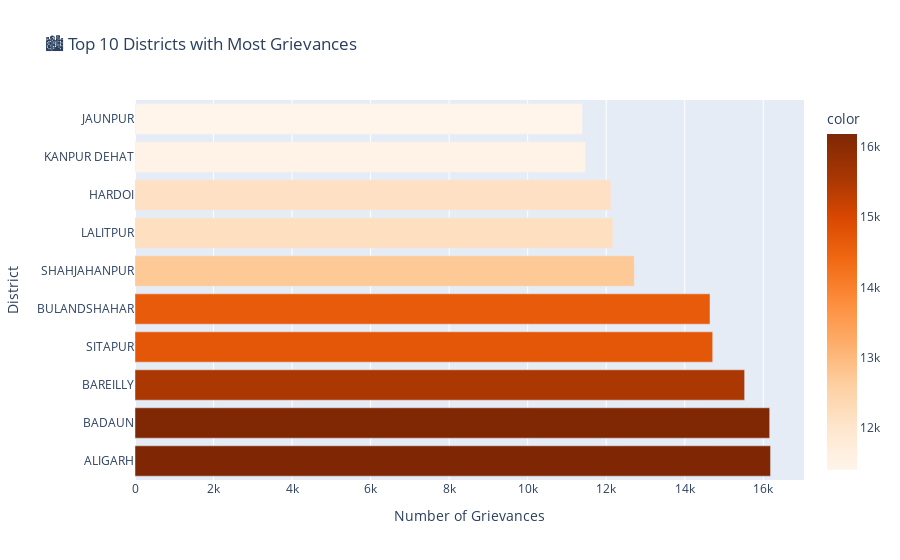
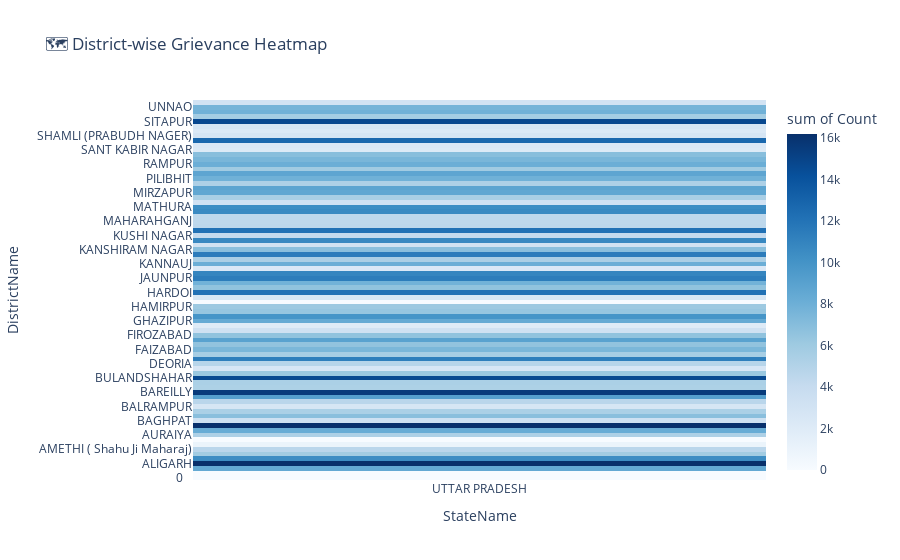
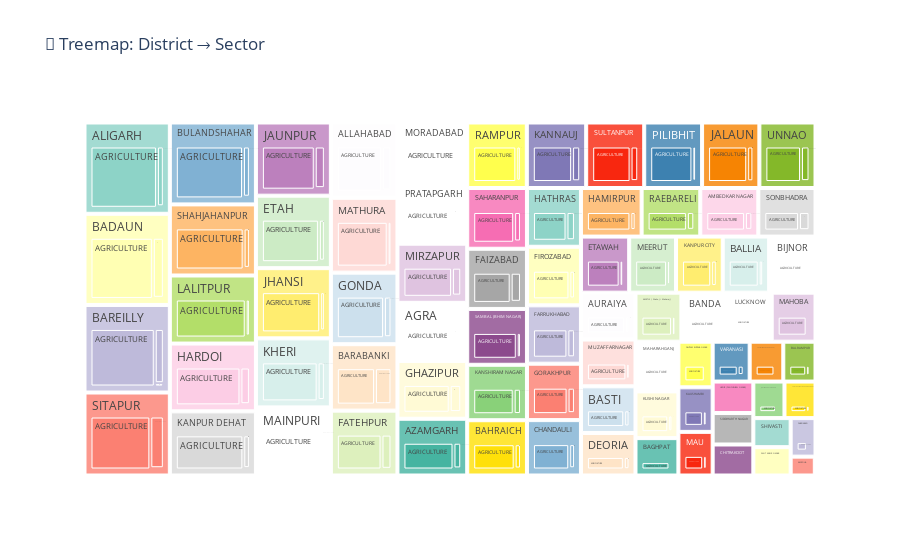

Write notebook code for charts like these, in order.
### Code cell
import pandas as pd
import plotly.express as px

# Load and clean dataset
df = pd.read_csv(r"C:\Users\vansh\Downloads\kisaan.csv")
df.drop(columns=['Season'], inplace=True, errors='ignore')
df.dropna(subset=['Sector', 'DistrictName', 'StateName'], inplace=True)

# -------------------------------------
# 1️⃣ Top 10 Districts with Most Grievances (Horizontal Bar)
# -------------------------------------
top_districts = df['DistrictName'].value_counts().nlargest(10)

fig_top_districts = px.bar(
    top_districts.sort_values(), 
    x=top_districts.values, 
    y=top_districts.index, 
    orientation='h',
    labels={'x': 'Number of Grievances', 'y': 'District'},
    title='🏙️ Top 10 Districts with Most Grievances',
    color=top_districts.values,
    color_continuous_scale='Oranges'
)

fig_top_districts.show()

# -------------------------------------
# 2️⃣ District-wise Grievance Heatmap
# -------------------------------------
district_state = df.groupby(['StateName', 'DistrictName']).size().reset_index(name='Count')

fig_heatmap = px.density_heatmap(
    district_state,
    x='StateName',
    y='DistrictName',
    z='Count',
    title='🗺️ District-wise Grievance Heatmap',
    color_continuous_scale='Blues'
)

fig_heatmap.show()

# -------------------------------------
# 3️⃣ Treemap: District → Sector
# -------------------------------------
fig_treemap = px.treemap(
    df,
    path=['DistrictName', 'Sector'],
    title='🌲 Treemap: District → Sector',
    color_discrete_sequence=px.colors.qualitative.Set3
)

fig_treemap.show()

### Figure 1 — Plotly figure (JSON) as saved in the notebook; plotly's stock layout.template omitted (floating-point values rounded to 4 significant figures)
{"data": [{"hovertemplate": "Number of Grievances=%{x}<br>District=%{y}<br>color=%{marker.color}<extra></extra>", "legendgroup": "", "marker": {"color": [16184, 16162, 15524, 14711, 14642, 12715, 12168, 12118, 11472, 11397], "coloraxis": "coloraxis", "pattern": {"shape": ""}}, "name": "", "orientation": "h", "showlegend": false, "textposition": "auto", "type": "bar", "x": [16184, 16162, 15524, 14711, 14642, 12715, 12168, 12118, 11472, 11397], "xaxis": "x", "y": ["ALIGARH", "BADAUN", "BAREILLY", "SITAPUR", "BULANDSHAHAR", "SHAHJAHANPUR", "LALITPUR", "HARDOI", "KANPUR DEHAT", "JAUNPUR"], "yaxis": "y"}], "layout": {"barmode": "relative", "coloraxis": {"colorbar": {"title": {"text": "color"}}, "colorscale": [[0, "rgb(255,245,235)"], [0.125, "rgb(254,230,206)"], [0.25, "rgb(253,208,162)"], [0.375, "rgb(253,174,107)"], [0.5, "rgb(253,141,60)"], [0.625, "rgb(241,105,19)"], [0.75, "rgb(217,72,1)"], [0.875, "rgb(166,54,3)"], [1, "rgb(127,39,4)"]]}, "legend": {"tracegroupgap": 0}, "title": {"text": "🏙️ Top 10 Districts with Most Grievances"}, "xaxis": {"anchor": "y", "domain": [0, 1], "title": {"text": "Number of Grievances"}}, "yaxis": {"anchor": "x", "domain": [0, 1], "title": {"text": "District"}}}}

### Figure 2 — Plotly figure (JSON) as saved in the notebook; plotly's stock layout.template omitted (floating-point values rounded to 4 significant figures)
{"data": [{"coloraxis": "coloraxis", "histfunc": "sum", "hovertemplate": "StateName=%{x}<br>DistrictName=%{y}<br>sum of Count=%{z}<extra></extra>", "name": "", "type": "histogram2d", "x": ["UTTAR PRADESH", "UTTAR PRADESH", "UTTAR PRADESH", "UTTAR PRADESH", "UTTAR PRADESH", "UTTAR PRADESH", "UTTAR PRADESH", "UTTAR PRADESH", "UTTAR PRADESH", "UTTAR PRADESH", "UTTAR PRADESH", "UTTAR PRADESH", "UTTAR PRADESH", "UTTAR PRADESH", "UTTAR PRADESH", "UTTAR PRADESH", "UTTAR PRADESH", "UTTAR PRADESH", "UTTAR PRADESH", "UTTAR PRADESH", "UTTAR PRADESH", "UTTAR PRADESH", "UTTAR PRADESH", "UTTAR PRADESH", "UTTAR PRADESH", "UTTAR PRADESH", "UTTAR PRADESH", "UTTAR PRADESH", "UTTAR PRADESH", "UTTAR PRADESH", "UTTAR PRADESH", "UTTAR PRADESH", "UTTAR PRADESH", "UTTAR PRADESH", "UTTAR PRADESH", "UTTAR PRADESH", "UTTAR PRADESH", "UTTAR PRADESH", "UTTAR PRADESH", "UTTAR PRADESH", "UTTAR PRADESH", "UTTAR PRADESH", "UTTAR PRADESH", "UTTAR PRADESH", "UTTAR PRADESH", "UTTAR PRADESH", "UTTAR PRADESH", "UTTAR PRADESH", "UTTAR PRADESH", "UTTAR PRADESH", "UTTAR PRADESH", "UTTAR PRADESH", "UTTAR PRADESH", "UTTAR PRADESH", "UTTAR PRADESH", "UTTAR PRADESH", "UTTAR PRADESH", "UTTAR PRADESH", "UTTAR PRADESH", "UTTAR PRADESH", "UTTAR PRADESH", "UTTAR PRADESH", "UTTAR PRADESH", "UTTAR PRADESH", "UTTAR PRADESH", "UTTAR PRADESH", "UTTAR PRADESH", "UTTAR PRADESH", "UTTAR PRADESH", "UTTAR PRADESH", "UTTAR PRADESH", "UTTAR PRADESH", "UTTAR PRADESH", "UTTAR PRADESH", "UTTAR PRADESH", "UTTAR PRADESH", "UTTAR PRADESH", "UTTAR PRADESH", "UTTAR PRADESH", "UTTAR PRADESH"], "xaxis": "x", "xbingroup": "x", "y": ["0   ", "9999", "AGRA", "ALIGARH", "ALLAHABAD", "AMBEDKAR NAGAR", "AMETHI ( Shahu Ji Maharaj)", "AMROHA", "ARARIA", "AURAIYA", "AZAMGARH", "BADAUN", "BAGHPAT", "BAHRAICH", "BALLIA", "BALRAMPUR", "BANDA", "BARABANKI", "BAREILLY", "BASTI", "BIJNOR", "BULANDSHAHAR", "CHANDAULI", "CHITRAKOOT", "DEORIA", "ETAH", "ETAWAH", "FAIZABAD", "FARRUKHABAD", "FATEHPUR", "FIROZABAD", "GAUTAM BUDDHA NAGAR", "GHAZIABAD", "GHAZIPUR", "GONDA", "GORAKHPUR", "HAMIRPUR", "HANUMANGARH", "HAPUR (PANCHSHEEL NAGAR)", "HARDOI", "HATHRAS", "JALAUN", "JAUNPUR", "JHANSI", "JYOTIBA PHULE NAGAR", "KANNAUJ", "KANPUR CITY", "KANPUR DEHAT", "KANSHIRAM NAGAR", "KAUSHAMBI", "KHERI", "KUSHI NAGAR", "LALITPUR", "LUCKNOW", "MAHARAHGANJ", "MAHOBA", "MAINPURI", "MATHURA", "MAU", "MEERUT", "MIRZAPUR", "MORADABAD", "MUZAFFARNAGAR", "PILIBHIT", "PRATAPGARH", "RAEBARELI", "RAMPUR", "SAHARANPUR", "SAMBAL (BHIM NAGAR)", "SANT KABIR NAGAR", "SANT RAVIDAS NAGAR BHADOHI", "SHAHJAHANPUR", "SHAMLI (PRABUDH NAGER)", "SHIVASTI", "SIDDHARTH NAGAR", "SITAPUR", "SONBHADRA", "SULTANPUR", "UNNAO", "VARANASI"], "yaxis": "y", "ybingroup": "y", "z": [9, 16, 8426, 16184, 10420, 5856, 4674, 947, 1, 5312, 8223, 16162, 3331, 6858, 5412, 2668, 4659, 9189, 15524, 5287, 5398, 14642, 6211, 2621, 4818, 11288, 5622, 7468, 6546, 8972, 6570, 3248, 1989, 8378, 9898, 6328, 6121, 1, 2661, 12118, 6588, 7797, 11397, 10931, 2363, 8080, 5436, 11472, 6881, 3168, 10749, 4168, 12168, 4534, 4432, 4460, 10607, 10345, 3104, 5460, 8570, 8827, 5299, 7875, 8738, 5921, 8111, 7536, 6931, 2196, 2356, 12715, 2787, 2250, 2659, 14711, 5768, 7897, 7638, 3067]}], "layout": {"coloraxis": {"colorbar": {"title": {"text": "sum of Count"}}, "colorscale": [[0, "rgb(247,251,255)"], [0.125, "rgb(222,235,247)"], [0.25, "rgb(198,219,239)"], [0.375, "rgb(158,202,225)"], [0.5, "rgb(107,174,214)"], [0.625, "rgb(66,146,198)"], [0.75, "rgb(33,113,181)"], [0.875, "rgb(8,81,156)"], [1, "rgb(8,48,107)"]]}, "legend": {"tracegroupgap": 0}, "title": {"text": "🗺️ District-wise Grievance Heatmap"}, "xaxis": {"anchor": "y", "domain": [0, 1], "title": {"text": "StateName"}}, "yaxis": {"anchor": "x", "domain": [0, 1], "title": {"text": "DistrictName"}}}}

### Figure 3 — Plotly figure (JSON) as saved in the notebook; plotly's stock layout.template omitted (floating-point values rounded to 4 significant figures; data arrays with more than 128 entries replaced by an {"elided": "..."} marker saying what was removed)
{"data": [{"branchvalues": "total", "domain": {"x": [0, 1], "y": [0, 1]}, "hovertemplate": "labels=%{label}<br>count=%{value}<br>parent=%{parent}<br>id=%{id}<extra></extra>", "ids": {"elided": "375 str values"}, "labels": {"elided": "375 str values"}, "name": "", "parents": {"elided": "375 str values"}, "type": "treemap", "values": {"elided": "375 int values"}}], "layout": {"legend": {"tracegroupgap": 0}, "title": {"text": "🌲 Treemap: District → Sector"}, "treemapcolorway": ["rgb(141,211,199)", "rgb(255,255,179)", "rgb(190,186,218)", "rgb(251,128,114)", "rgb(128,177,211)", "rgb(253,180,98)", "rgb(179,222,105)", "rgb(252,205,229)", "rgb(217,217,217)", "rgb(188,128,189)", "rgb(204,235,197)", "rgb(255,237,111)"]}}
